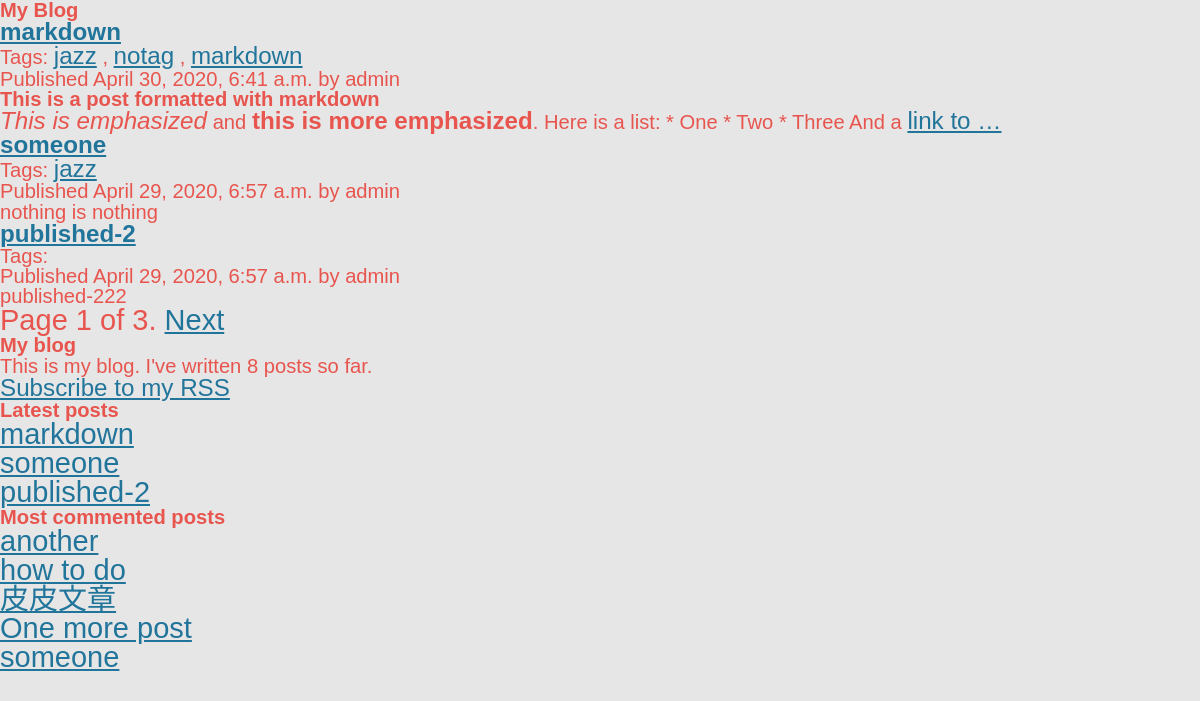
Screenshot of /blog/ with the database file from the repository.
### blog/models.py (models this page shows, shortened)
class Post(models.Model):
    STATUS_CHOICES = (('draft', 'Draft'), ('published','Published'))
    title = models.CharField(max_length=250)
    slug = models.SlugField(max_length=250, unique_for_date='publish')
    author = models.ForeignKey(User, on_delete=models.CASCADE, related_name='blog_posts')
    body = models.TextField()
    publish = models.DateTimeField(default=timezone.now())
    created = models.DateTimeField(auto_now_add=True)
    updated = models.DateTimeField(auto_now=True)
    status = models.CharField(max_length=10, choices=STATUS_CHOICES, default='draft')
    objects = models.Manager()
    publishedM = PublishedManager()
    tags = TaggableManager()
    class Meta:
        ordering = ('-publish',)
    def get_absolute_url(self):
        return reverse('blog:post_detail', args=[self.publish.year, self.publish.month, self.publish.day, self.slug])

### blog/views.py (the view)
# urls.py: path('', views.post_list, name='post_list'),
def post_list(request, tag_slug=None):
    object_list = Post.publishedM.all()
    tag = None
    if tag_slug:
        tag = get_object_or_404(Tag, slug=tag_slug)
        object_list = object_list.filter(tags__in=[tag])
    paginator = Paginator(object_list, 3)
    page = request.GET.get('page')
    try:
        posts = paginator.page(page)
    except PageNotAnInteger:
        posts = paginator.page(1)
    except EmptyPage:
        posts = paginator.page(paginator.num_pages)
    return render(request, 'blog/post/list.html', {'page' : page, 'posts' : posts, 'tag': tag})

### blog/models.py (called while the page is built)
    def get_queryset(self):
        return super(PublishedManager, self).get_queryset().filter(status='published')

### blog/templatetags/blog_tags.py (called while the page is built)
@register.simple_tag
def total_posts():
    return Post.publishedM.count()

@register.inclusion_tag('blog/post/latest_posts.html')
def show_latest_posts(count=5):
    latest_posts = Post.publishedM.order_by('-publish')[:count]
    return {'latest_posts': latest_posts}

@register.simple_tag
def get_most_commented_posts(count=5):
    return Post.publishedM.annotate(total_comments=Count('comments')).order_by('-total_comments')[:count]

@register.filter(name='markdown')
def markdown_format(text):
    return mark_safe(markdown.markdown(text))

### blog/templates/blog/post/list.html (shortened to what this page needs)
{% extends "blog/base.html" %}
{% load blog_tags %}
{% block content %}
    <h1>My Blog</h1>
    {% for post in posts %}
        <h2>
            <a href="{{ post.get_absolute_url }}">
                {{ post.title }}
            </a>
        </h2>
    <p class="tag">
        Tags:
        {% for tag in post.tags.all %}
            <a href="{% url "blog:post_list_by_tag" tag.slug %}">{{ tag.name }}</a>
        {% if not forloop.last %}, {% endif %}
        {% endfor %}
    </p>
        <p class="date">
        Published {{ post.publish }} by {{ post.author }}
        </p>
        {{ post.body|markdown|truncatewords_html:30 }}
    {% endfor %}
    {% include 'pagination.html' with page=posts %}
{% endblock %}

### blog/templates/blog/base.html (shortened to what this page needs)
{% load blog_tags %}
{% load static %}
<!DOCTYPE html>
<html>
    <head>
        <link rel="stylesheet" href="{% static "css/blog.css" %}">
    </head>
    <body>
        <div id="content">
            {% block content %}
            {% endblock %}
        </div>
        <div id="sidebar">
            <h2>My blog</h2>
            <p>This is my blog. I've written {% total_posts %} posts so far.</p>
        <p><a href='{% url "blog:post_feed" %}'>Subscribe to my RSS</a></p>
            <h3>Latest posts</h3>
            {% show_latest_posts 3 %}
            <h3>Most commented posts</h3>
            {% get_most_commented_posts as most_commented_posts %}
            <ul>
                {% for post in most_commented_posts %}
                    <li>
                        <a href="{{ post.get_absolute_url }}">{{ post.title }}</a>
                    </li>
                {% endfor %}
            </ul>
        </div>
    </body>
</html>

### blog/templates/pagination.html (shortened to what this page needs)
<div class="pagination">
    <span class="step-links">
    <span class="current">
        Page {{ page.number }} of {{ page.paginator.num_pages }}.
    </span>
    {% if page.has_next %}
        <a href="?page={{ page.next_page_number }}">Next</a>
    {% endif %}
    </span>
</div>

### blog/templates/blog/post/latest_posts.html
<ul>
    {% for post in latest_posts %}
    <li>
        <a href="{{ post.get_absolute_url }}">{{ post.title }}</a>
    </li>
    {% endfor %}
</ul>

### static/css/blog.css (style rules this page uses)
html, body, div, span, applet, object, iframe, h1, h2, h3, h4, h5, h6, p, blockquote, pre, a, abbr, acronym, address, big, cite, code, del, dfn, em, img, ins, kbd, q, s, samp, small, strike, strong, sub, sup, tt, var, b, u, i, center, dl, dt, dd, ol, ul, li, fieldset, form, label, legend, table, caption, tbody, tfoot, thead, tr, th, td, article, aside, canvas, details, embed, figure, figcaption, footer, header, hgroup, menu, nav, output, ruby, section, summary, time, mark, audio, video { margin: 0; padding: 0; border: 0; font-size: 120%; vertical-align: baseline; }
body { line-height: 1; }
ol, ul { list-style: none; }
h1, h2, h3, h4, h5, h6 { clear: both; }
html { overflow-y: scroll; font-size: 100%; -webkit-text-size-adjust: 100%; -ms-text-size-adjust: 100%; }
html { font-size: 87.5%; }
body { font-size: 24px; font-size: 1rem; font-family: Helvetica, Arial, sans-serif; text-rendering: optimizeLegibility; color: #e8554e; }
a { outline: none; color: #21759b; word-wrap: break-word; }
@media screen and (min-width: 960px) { body { background-color: #e6e6e6; } }

### rows the page displays
Post: title "markdown", publish "April 30, 2020, 6:41 a.m.", author "admin", body "This is a post formatted with markdown This is emphasized and this is more emphasized . Here is a list: * One * Two * Three And a link to …"
Tag: name "jazz"
Tag: name "notag"
Tag: name "markdown"
Post: title "someone", publish "April 29, 2020, 6:57 a.m.", author "admin", body "nothing is nothing"
Post: title "published-2", publish "April 29, 2020, 6:57 a.m.", author "admin", body "published-222"
Post: title "another"
Post: title "how to do"
Post: title "皮皮文章"
Post: title "One more post"

### other values shown
{{ page.number }} "1"
{{ page.paginator.num_pages }} "3"
